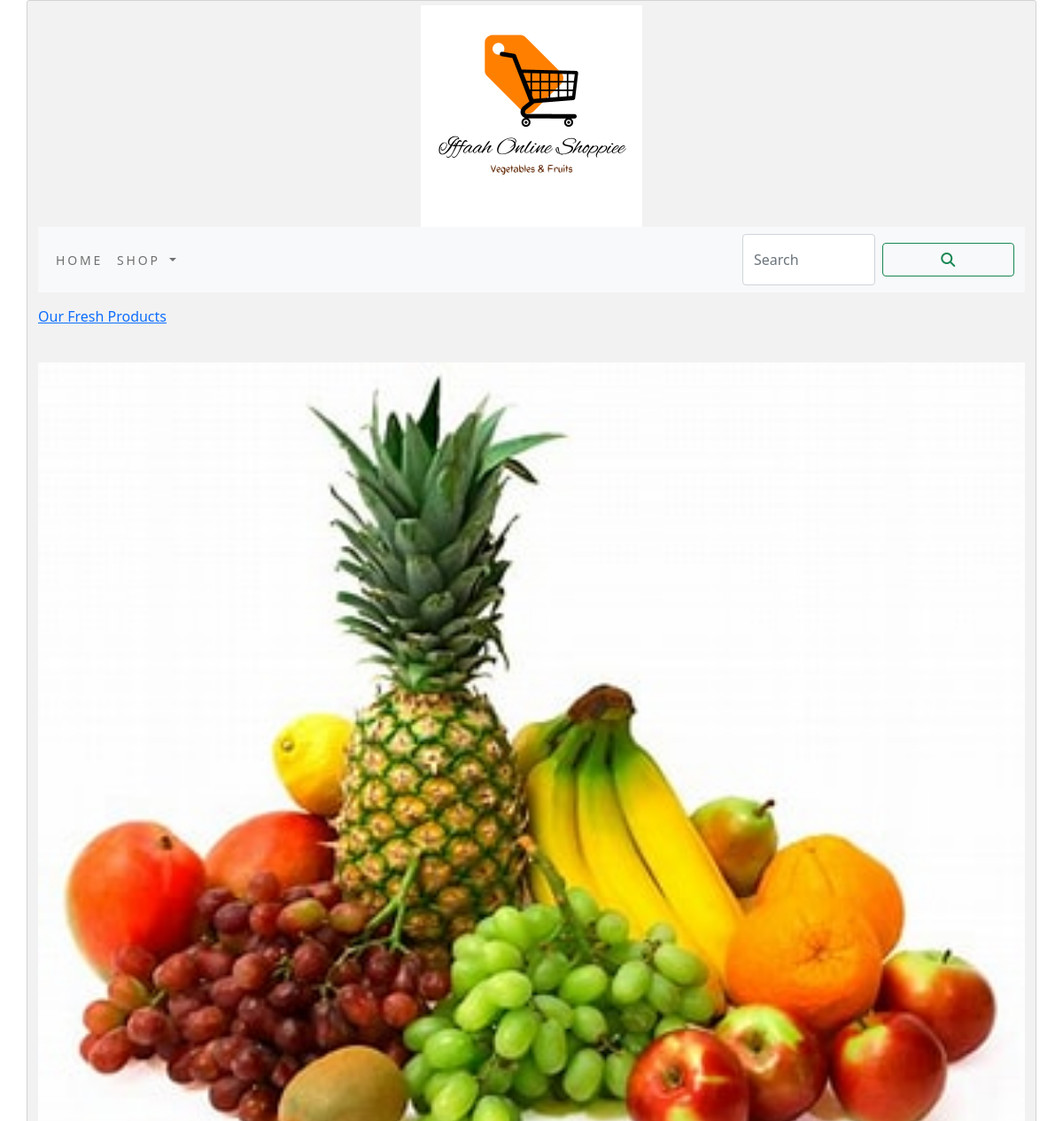
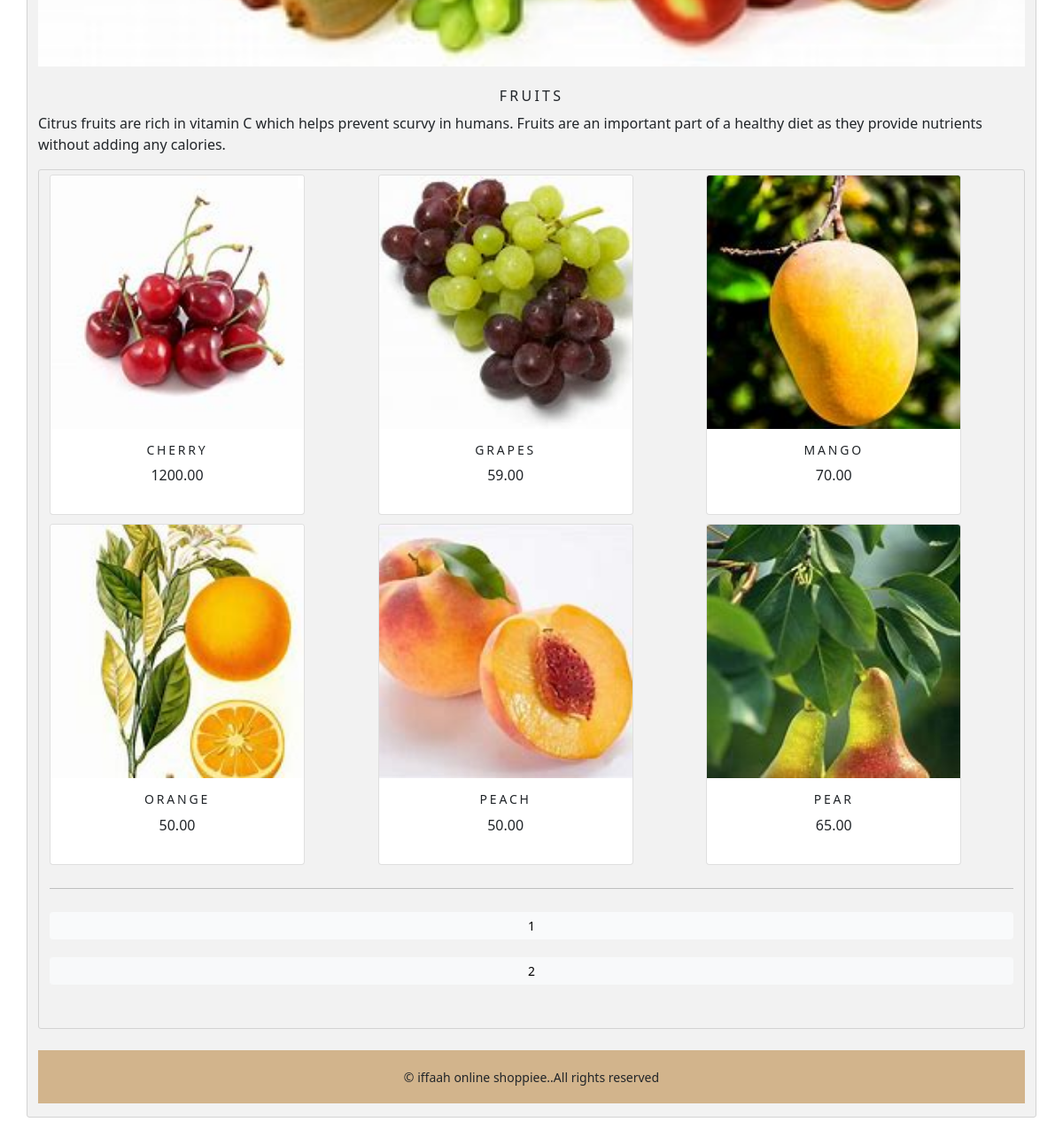
/shopapp/fruits/, run on the app's committed database (2 pictures, top to bottom).
### shopapp/models.py (models this page shows, shortened)
class Category(models.Model):
    name=models.CharField(max_length=250,unique=True)
    slug=models.SlugField(max_length=250,unique=True)
    description=models.TextField(blank=True)
    image=models.ImageField(upload_to='category',blank=True)
    class Meta:
        ordering=['name',]
        verbose_name='category'
        verbose_name_plural='categories'
    def get_url(self):
        return reverse('shopapp:product_by_category',args=[self.slug])

class Product(models.Model):
    name=models.CharField(max_length=250,unique=True)
    slug=models.SlugField(max_length=250,unique=True)
    description=models.TextField(blank=True)
    price=models.DecimalField(max_digits=10,decimal_places=2)
    category=models.ForeignKey(Category,on_delete=models.CASCADE)
    image=models.ImageField(upload_to='product',blank=True)
    stock=models.IntegerField()
    available=models.BooleanField(default=True)
    created=models.DateTimeField(auto_now_add=True)
    updated=models.DateTimeField(auto_now=True)
    def get_url(self):
        return reverse('shopapp:prodCatdetail', args=[self.category.slug, self.slug])
    class Meta:
        ordering=['name',]
        verbose_name='product'
        verbose_name_plural='products'

### shopapp/views.py (the view)
# urls.py: path('',views.allProductCat,name='allProductCat'),
def allProductCat(request,c_slug=None):
    c_page=None
    product_list=None
    if c_slug!=None:
        c_page=get_object_or_404(Category,slug=c_slug)
        product_list=Product.objects.all().filter(category=c_page,available=True)
    else:
        product_list=Product.objects.all().filter(available=True)
    paginator=Paginator(product_list,6)
    try:
        page=int(request.GET.get('page','1'))
    except:
        page=1
    try:
        products=paginator.page(page)
    except (EmptyPage,InvalidPage):
        products=paginator.page(paginator.num_pages)
    return render(request,"category.html",{'category':c_page,'products':products})

### cart/context_processors.py (called while the page is built)
def counter(request):
    item_count=0
    if 'admin' in request.path:
        return {}
    else:
        try:
            cart=Cart.objects.filter(cart_id=_cart_id(request))
            cart_items=CartItem.objects.all().filter(cart=cart[:1])
            for cart_item in cart_items:
                item_count += cart_item.quantity
        except cart.DoesNotExist:
            item_count =0
    return dict(item_count=item_count)

### cart/views.py (called while the page is built)
def  _cart_id(request):
    cart = request.session.session_key
    if not cart:
        cart=request.session.create()
    return cart

### shopapp/context_processors.py (called while the page is built)
def menu_links(request):
    links=Category.objects.all()
    return dict(links=links)

### templates/category.html (shortened to what this page needs)
{% extends 'base.html' %}
{% load static %}
{% block content %}
{% if category %}
<div>
  <div class="row my_row_class">
      <div class="mx_auto">
    <p><a href="{% url 'shopapp:allProductCat' %}">Our Fresh Products </a></p><br>
  </div>
      </div>
</div>
{% endif %}
<div class="mx_auto">
  {% if category %}
  <img class="my_image" src="{{category.image.url}}" alt="{{category.name}}" width="300" height="300">
</div>
<br>
<div>
  <h1 class="text-center my_title">{{category.name}}</h1>
  <p class="text-justify">{{category.description}}</p>
</div>
{% endif %}
<div class="container">
  <div class="row mx_auto">
    {% for product in products.object_list %}
    <div class="my_bottom_margin col-9 col-sm-12 col-md-4 xol-lg-4">
      <div class="card text-center" style="width:18rem;">
        <a href="{{product.get_url}}">
            <img class="card-img-top my_image" src="{{product.image.url}}" alt="{{product.name}}" width="250" height="250">
        </a>
        <div class="card-body">
          <h4>{{product.name}}</h4>
          <p>{{product.price}}</p>
        </div>
      </div>
    </div>
    {% endfor %}
  </div>
    <div class="mx_auto">
        {% if products.paginator.num_pages > 1 %}
        <hr>
        <div class="text-center">
            {% for pg in products.paginator.page_range %}
            <a href="?page={{pg}}" class="btn btn-light btn-sm {% if products.number == pg %} active {% endif %}"> {{pg}} </a>
            {% endfor %}
        </div>
        {% endif %}
    </div>
    <br>
</div>
{% endblock %}

### static/css/custom.css (style rules this page uses)
body { font-family:'Roboto Slab',suns-scrif; }
.my_row_class { padding-top:15px; }
.my_image { width:100%; height:auto; }
.my_title { font-size:16px; text-transform:uppercase; letter-spacing:.2em; }
.my_bottom_margin { margin-bottom:10px; }
.card-body h4 { font-size:14px; text-transform:uppercase; letter-spacing:.2em; }
.row { display: -ms-flexbox; display: flex; -ms-flex-wrap: wrap; flex-wrap: wrap; margin: 0 -16px; }
.container { background-color: #f2f2f2; padding: 5px 20px 15px 20px; border: 1px solid lightgrey; border-radius: 3px; }
.btn { background-color: #04AA6D; color: white; padding: 12px; margin: 10px 0; border: none; width: 100%; border-radius: 3px; cursor: pointer; font-size: 17px; }

### data on the page
Category: image (picture), name "FRUITS", description "Citrus fruits are rich in vitamin C which helps prevent scurvy in humans. Fruits are an important part of a healthy diet as they provide nutrients without adding any calories."
Product: image (picture), name "CHERRY", price "1200.00"
Product: image (picture), name "GRAPES", price "59.00"
Product: image (picture), name "MANGO", price "70.00"
Product: image (picture), name "ORANGE", price "50.00"
Product: image (picture), name "PEACH", price "50.00"
Product: image (picture), name "PEAR", price "65.00"

### other printed values
{{ pg }} "1" "2"
